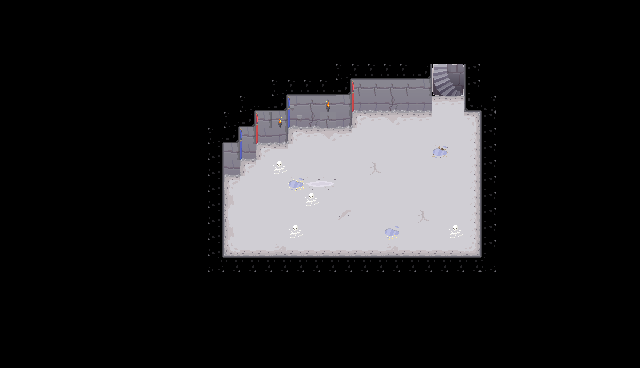

A level layout from a 2D game, rendered from its tile map. Below: a short description, then the map file with its tile-grid data intact:
An orthogonal 40x23 tile map with 16x16 px tiles, 3 tile layers (Superficie, Detallitos, Objetos) and 1 object (paredes).

<map version="1.4" tiledversion="2021.01.13" orientation="orthogonal" renderorder="right-down" width="40" height="23" tilewidth="16" tileheight="16" infinite="0" nextlayerid="5" nextobjectid="2">
 <tileset firstgid="1" source="Dungeon Tileset Calciumtrice.tsx" />
 <layer id="1" name="Superficie" width="40" height="23">
  <data encoding="csv">
0,0,0,0,0,0,0,0,0,0,0,0,0,0,0,0,0,0,0,0,0,0,0,0,0,0,0,0,0,0,0,0,0,0,0,0,0,0,0,0,
0,0,0,0,0,0,0,0,0,0,0,0,0,0,0,0,0,0,0,0,0,0,0,0,0,0,0,0,0,0,0,0,0,0,0,0,0,0,0,0,
0,0,0,0,0,0,0,0,0,0,0,0,0,0,0,0,0,0,0,0,0,0,0,0,0,0,0,0,0,0,0,0,0,0,0,0,0,0,0,0,
0,0,0,0,0,0,0,0,0,0,0,0,0,0,0,0,0,0,0,0,0,0,0,0,0,0,0,0,0,0,0,0,0,0,0,0,0,0,0,0,
0,0,0,0,0,0,0,0,0,0,0,0,0,0,0,0,0,0,0,0,0,2684354637,1610612799,1610612799,1610612799,1610612799,35,451,452,63,0,0,0,0,0,0,0,0,0,0,
0,0,0,0,0,0,0,0,0,0,0,0,0,0,0,0,0,2684354637,1610612799,1610612799,1610612799,35,123,123,123,123,126,481,482,63,0,0,0,0,0,0,0,0,0,0,
0,0,0,0,0,0,0,0,0,0,0,0,0,0,0,2684354637,44,35,122,123,123,126,155,155,153,155,155,219,219,2684354595,2684354635,0,0,0,0,0,0,0,0,0,
0,0,0,0,0,0,0,0,0,0,0,0,0,0,2684354637,35,126,126,152,153,123,156,271,219,220,219,219,211,211,270,63,0,0,0,0,0,0,0,0,0,
0,0,0,0,0,0,0,0,0,0,0,0,0,2684354637,35,126,154,156,271,219,220,219,211,211,211,211,211,211,211,226,63,0,0,0,0,0,0,0,0,0,
0,0,0,0,0,0,0,0,0,0,0,0,0,3221225535,126,154,271,221,211,211,211,211,211,211,211,211,211,275,211,226,63,0,0,0,0,0,0,0,0,0,
0,0,0,0,0,0,0,0,0,0,0,0,0,3221225535,154,271,211,211,211,211,211,211,211,276,211,211,211,211,211,226,63,0,0,0,0,0,0,0,0,0,
0,0,0,0,0,0,0,0,0,0,0,0,0,3221225535,271,211,211,211,275,275,275,211,211,211,211,211,211,211,211,226,63,0,0,0,0,0,0,0,0,0,
0,0,0,0,0,0,0,0,0,0,0,0,0,3221225535,216,211,211,211,211,211,211,211,211,211,211,211,211,211,211,226,63,0,0,0,0,0,0,0,0,0,
0,0,0,0,0,0,0,0,0,0,0,0,0,3221225535,218,211,211,211,211,211,211,278,211,211,211,211,276,211,211,226,63,0,0,0,0,0,0,0,0,0,
0,0,0,0,0,0,0,0,0,0,0,0,0,3221225535,216,211,211,211,211,211,211,211,211,211,211,211,211,211,211,226,63,0,0,0,0,0,0,0,0,0,
0,0,0,0,0,0,0,0,0,0,0,0,0,3221225535,269,224,224,222,224,224,224,224,224,224,222,224,224,224,224,268,63,0,0,0,0,0,0,0,0,0,
0,0,0,0,0,0,0,0,0,0,0,0,0,77,2684354623,2684354623,2684354623,2684354623,2684354623,2684354623,2684354623,2684354623,2684354623,2684354623,2684354623,2684354623,2684354623,2684354623,2684354623,2684354623,2684354637,0,0,0,0,0,0,0,0,0,
0,0,0,0,0,0,0,0,0,0,0,0,0,0,0,0,0,0,0,0,0,0,0,0,0,0,0,0,0,0,0,0,0,0,0,0,0,0,0,0,
0,0,0,0,0,0,0,0,0,0,0,0,0,0,0,0,0,0,0,0,0,0,0,0,0,0,0,0,0,0,0,0,0,0,0,0,0,0,0,0,
0,0,0,0,0,0,0,0,0,0,0,0,0,0,0,0,0,0,0,0,0,0,0,0,0,0,0,0,0,0,0,0,0,0,0,0,0,0,0,0,
0,0,0,0,0,0,0,0,0,0,0,0,0,0,0,0,0,0,0,0,0,0,0,0,0,0,0,0,0,0,0,0,0,0,0,0,0,0,0,0,
0,0,0,0,0,0,0,0,0,0,0,0,0,0,0,0,0,0,0,0,0,0,0,0,0,0,0,0,0,0,0,0,0,0,0,0,0,0,0,0,
0,0,0,0,0,0,0,0,0,0,0,0,0,0,0,0,0,0,0,0,0,0,0,0,0,0,0,0,0,0,0,0,0,0,0,0,0,0,0,0
</data>
 </layer>
 <layer id="3" name="Detallitos" width="40" height="23">
  <data encoding="csv">
0,0,0,0,0,0,0,0,0,0,0,0,0,0,0,0,0,0,0,0,0,0,0,0,0,0,0,0,0,0,0,0,0,0,0,0,0,0,0,0,
0,0,0,0,0,0,0,0,0,0,0,0,0,0,0,0,0,0,0,0,0,0,0,0,0,0,0,0,0,0,0,0,0,0,0,0,0,0,0,0,
0,0,0,0,0,0,0,0,0,0,0,0,0,0,0,0,0,0,0,0,0,0,0,0,0,0,0,0,0,0,0,0,0,0,0,0,0,0,0,0,
0,0,0,0,0,0,0,0,0,0,0,0,0,0,0,0,0,0,0,0,0,0,0,0,0,0,0,0,0,0,0,0,0,0,0,0,0,0,0,0,
0,0,0,0,0,0,0,0,0,0,0,0,0,0,0,0,0,0,0,0,0,0,0,0,0,0,0,0,0,0,0,0,0,0,0,0,0,0,0,0,
0,0,0,0,0,0,0,0,0,0,0,0,0,0,0,0,0,0,0,0,0,0,0,0,0,0,0,0,0,0,0,0,0,0,0,0,0,0,0,0,
0,0,0,0,0,0,0,0,0,0,0,0,0,0,0,0,0,0,0,0,0,0,0,0,0,0,0,0,0,0,0,0,0,0,0,0,0,0,0,0,
0,0,0,0,0,0,0,0,0,0,0,0,0,0,0,0,0,0,0,0,0,0,0,0,0,0,0,0,901,902,0,0,0,0,0,0,0,0,0,0,
0,0,0,0,0,0,0,0,0,0,0,0,0,0,0,0,0,0,0,0,0,0,0,0,0,0,0,0,0,0,0,0,0,0,0,0,0,0,0,0,
0,0,0,0,0,0,0,0,0,0,0,0,0,0,0,0,0,0,0,0,0,0,0,0,0,0,0,459,0,0,0,0,0,0,0,0,0,0,0,0,
0,0,0,0,0,0,0,0,0,0,0,0,0,0,0,0,0,0,0,0,0,0,0,0,0,0,0,0,0,0,0,0,0,0,0,0,0,0,0,0,
0,0,0,0,0,0,0,0,0,0,0,0,0,0,0,0,0,0,662,968,969,0,0,0,0,0,0,0,0,0,0,0,0,0,0,0,0,0,0,0,
0,0,0,0,0,0,0,0,0,0,0,0,0,0,0,0,0,0,0,0,0,0,0,0,0,0,0,0,0,0,0,0,0,0,0,0,0,0,0,0,
0,0,0,0,0,0,0,0,0,0,0,0,0,0,0,0,0,0,0,0,0,0,0,0,0,0,0,0,0,0,0,0,0,0,0,0,0,0,0,0,
0,0,0,0,0,0,0,0,0,0,0,0,0,0,0,0,0,0,0,0,0,0,0,0,661,0,0,0,0,0,0,0,0,0,0,0,0,0,0,0,
0,0,0,0,0,0,0,0,0,0,0,0,0,0,0,0,0,0,0,0,0,0,0,0,0,0,0,0,0,0,0,0,0,0,0,0,0,0,0,0,
0,0,0,0,0,0,0,0,0,0,0,0,0,0,0,0,0,0,0,0,0,0,0,0,0,0,0,0,0,0,0,0,0,0,0,0,0,0,0,0,
0,0,0,0,0,0,0,0,0,0,0,0,0,0,0,0,0,0,0,0,0,0,0,0,0,0,0,0,0,0,0,0,0,0,0,0,0,0,0,0,
0,0,0,0,0,0,0,0,0,0,0,0,0,0,0,0,0,0,0,0,0,0,0,0,0,0,901,0,0,0,0,0,0,0,0,0,0,0,0,0,
0,0,0,0,0,0,0,0,0,0,0,0,0,0,0,0,0,0,0,0,0,0,0,0,0,0,831,0,0,0,0,0,0,0,0,0,0,0,0,0,
0,0,0,0,0,0,0,0,0,0,0,0,0,0,0,0,0,0,0,0,0,0,0,0,0,0,0,0,0,0,0,0,0,0,0,0,0,0,0,0,
0,0,0,0,0,0,0,0,0,0,0,0,0,0,0,0,0,0,0,0,0,0,0,0,0,0,0,0,0,0,0,0,0,0,0,0,0,0,0,0,
0,0,0,0,0,0,0,0,0,0,0,0,0,0,0,0,0,0,0,0,0,0,0,0,0,0,0,0,0,0,0,0,0,0,0,0,0,0,0,0
</data>
 </layer>
 <layer id="2" name="Objetos" width="40" height="23">
  <data encoding="csv">
0,0,0,0,0,0,0,0,0,0,0,0,0,0,0,0,0,0,0,0,0,0,0,0,0,0,0,0,0,0,0,0,0,0,0,0,0,0,0,0,
0,0,0,0,0,0,0,0,0,0,0,0,0,0,0,0,0,0,0,0,0,0,0,0,0,0,0,0,0,0,0,0,0,0,0,0,0,0,0,0,
0,0,0,0,0,0,0,0,0,0,0,0,0,0,0,0,0,0,0,0,0,0,0,0,0,0,0,0,0,0,0,0,0,0,0,0,0,0,0,0,
0,0,0,0,0,0,0,0,0,0,0,0,0,0,0,0,0,0,0,0,0,0,0,0,0,0,0,0,0,0,0,0,0,0,0,0,0,0,0,0,
0,0,0,0,0,0,0,0,0,0,0,0,0,0,0,0,0,0,0,0,0,0,0,0,0,0,0,0,0,0,0,0,0,0,0,0,0,0,0,0,
0,0,0,0,0,0,0,0,0,0,0,0,0,0,0,0,0,0,0,0,0,0,355,0,0,0,0,0,0,0,0,0,0,0,0,0,0,0,0,0,
0,0,0,0,0,0,0,0,0,0,0,0,0,0,0,0,0,0,357,0,582,0,385,0,0,0,0,0,0,0,0,0,0,0,0,0,0,0,0,0,
0,0,0,0,0,0,0,0,0,0,0,0,0,0,0,0,355,583,387,0,0,0,0,0,0,0,0,0,0,0,0,0,0,0,0,0,0,0,0,0,
0,0,0,0,0,0,0,0,0,0,0,0,0,0,0,357,385,0,0,0,0,0,0,0,0,0,0,0,0,0,0,0,0,0,0,0,0,0,0,0,
0,0,0,0,0,0,0,0,0,0,0,0,0,0,0,387,0,0,0,0,0,0,0,0,0,0,0,457,0,0,0,0,0,0,0,0,0,0,0,0,
0,0,0,0,0,0,0,0,0,0,0,0,0,0,0,0,0,458,0,0,0,0,0,0,0,0,0,0,0,0,0,0,0,0,0,0,0,0,0,0,
0,0,0,0,0,0,0,0,0,0,0,0,0,0,0,0,0,0,457,0,0,0,0,0,0,0,0,0,0,0,0,0,0,0,0,0,0,0,0,0,
0,0,0,0,0,0,0,0,0,0,0,0,0,0,0,0,0,0,0,458,0,0,0,0,0,0,0,0,0,0,0,0,0,0,0,0,0,0,0,0,
0,0,0,0,0,0,0,0,0,0,0,0,0,0,0,0,0,0,0,0,0,0,0,0,0,0,0,0,0,0,0,0,0,0,0,0,0,0,0,0,
0,0,0,0,0,0,0,0,0,0,0,0,0,0,0,0,0,0,458,0,0,0,0,0,457,0,0,0,458,0,0,0,0,0,0,0,0,0,0,0,
0,0,0,0,0,0,0,0,0,0,0,0,0,0,0,0,0,0,0,0,0,0,0,0,0,0,0,0,0,0,0,0,0,0,0,0,0,0,0,0,
0,0,0,0,0,0,0,0,0,0,0,0,0,0,0,0,0,0,0,0,0,0,0,0,0,0,0,0,0,0,0,0,0,0,0,0,0,0,0,0,
0,0,0,0,0,0,0,0,0,0,0,0,0,0,0,0,0,0,0,0,0,0,0,0,0,0,0,0,0,0,0,0,0,0,0,0,0,0,0,0,
0,0,0,0,0,0,0,0,0,0,0,0,0,0,0,0,0,0,0,0,0,0,0,0,0,0,0,0,0,0,0,0,0,0,0,0,0,0,0,0,
0,0,0,0,0,0,0,0,0,0,0,0,0,0,0,0,0,0,0,0,0,0,0,0,0,0,0,0,0,0,0,0,0,0,0,0,0,0,0,0,
0,0,0,0,0,0,0,0,0,0,0,0,0,0,0,0,0,0,0,0,0,0,0,0,0,0,0,0,0,0,0,0,0,0,0,0,0,0,0,0,
0,0,0,0,0,0,0,0,0,0,0,0,0,0,0,0,0,0,0,0,0,0,0,0,0,0,0,0,0,0,0,0,0,0,0,0,0,0,0,0,
0,0,0,0,0,0,0,0,0,0,0,0,0,0,0,0,0,0,0,0,0,0,0,0,0,0,0,0,0,0,0,0,0,0,0,0,0,0,0,0
</data>
 </layer>
 <objectgroup id="4" name="colisiones">
  <object id="1" name="paredes" x="424" y="64.3333">
   <polygon points="0,0 0,14 -81.6667,13.6667 -81.6667,29.6667 -146.667,31 -146.667,45.6667 -178.333,46.6667 -177.667,61.6667 -194.333,62 -194,78.3333 -208.333,78.3333 -208,192.667 64.6667,193.667 64.3333,46 48,46 47,0.333333 11.6667,0.333333 7.66667,3.33333" />
  </object>
 </objectgroup>
</map>
